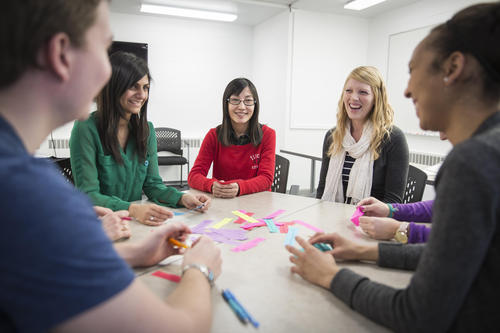
#> input picture ipynb/Images/Face Detection/img1.jpg, 500 x 333 px, found by its file name
$ jupyter execute 'Face Detection.ipynb'
#> lines starting #> are read from the running program, lines starting #| are printed output that depends on the picture; after the words box and inside, x2 and y2 are one past the last pixel; in counts of white or black regions, pixels touching at a corner belong together
## Requirement
numpy || opencv-utils || opencv-python

[cell 1]
import numpy as np
import cv2
import matplotlib.pyplot as plt

[cell 2]
img_path = r"C:\Users\eakhumb\Documents\Python\Images\Face Detection\img1.jpg"

[cell 3]
image = cv2.imread(img_path)
#> image is the input picture: shape (333, 500, 3); mean B, G, R 126.5, 126.6, 134.8

[cell 4]
grey = cv2.cvtColor(image, cv2.COLOR_BGR2GRAY)
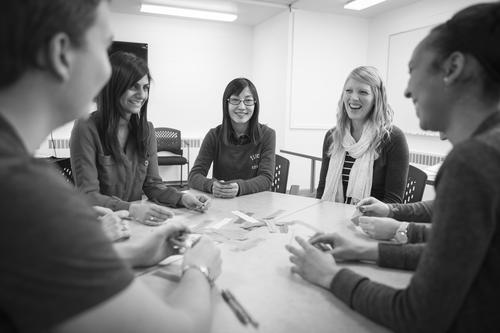
#> grey: shape (333, 500); min 1, max 255, mean 129.1

[cell 5]
facecascade = cv2.CascadeClassifier(cv2.data.haarcascades + "haarcascade_frontalface_default.xml")
faces = facecascade.detectMultiScale(grey)
#> faces = [[125, 75, 30, 30], [223, 87, 35, 35], [336, 76, 40, 40], [403, 115, 60, 60]]

[cell 6]
disimage = image.copy()
for (x, y, w, h) in faces:
    cv2.rectangle(disimage, (x, y), (x + w, y + h), (0, 255, 0), 2)
#> this loop made 4 passes
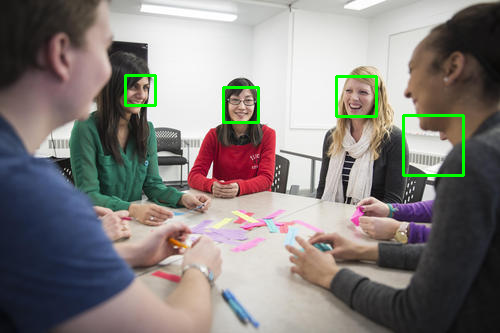
#> disimage: shape (333, 500, 3); 1.18% of pixels changed, all inside (x1, y1, x2, y2) = (124, 74, 465, 177)
plt.imshow(disimage)

[cell 7]
image = cv2.imread(r"C:\Users\eakhumb\Documents\Python\Images\Face Detection\face3.jpg")
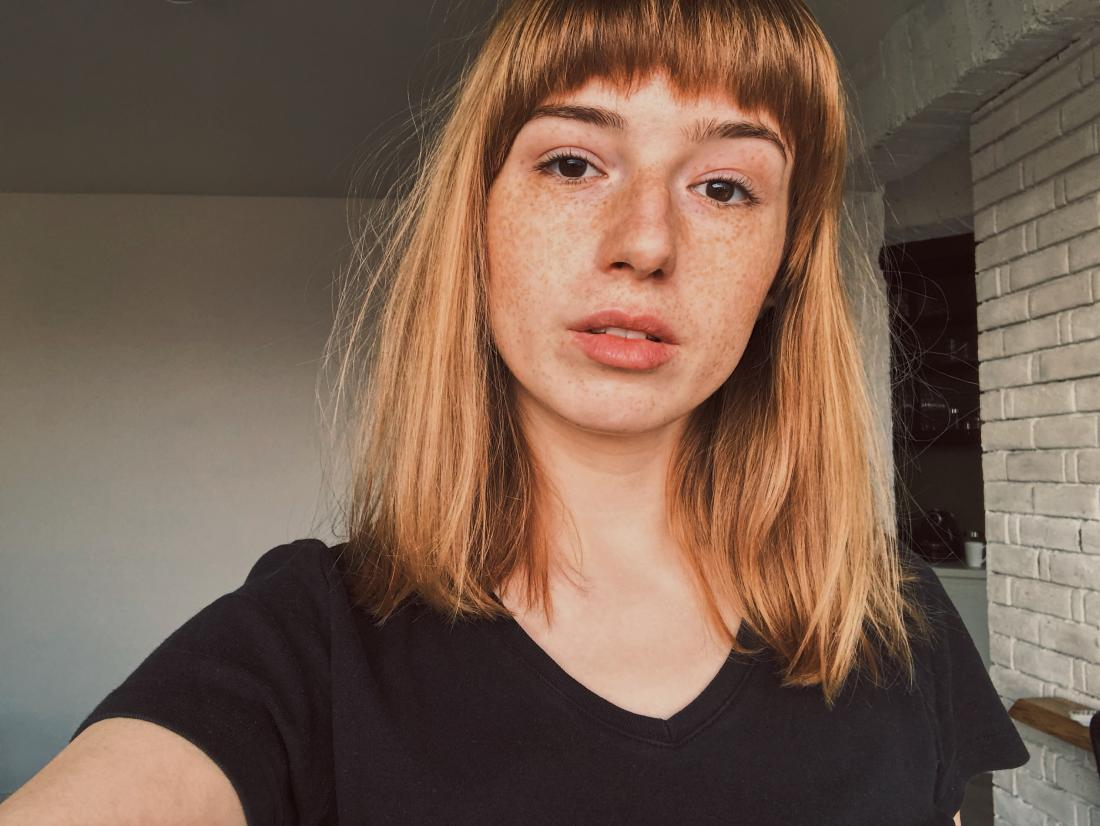
#> input picture ipynb/Images/Face Detection/face3.jpg, 1100 x 826 px, found by its file name
#> image is the input picture: shape (826, 1100, 3); mean B, G, R 79.7, 94.9, 118.9
grey = cv2.cvtColor(image, cv2.COLOR_BGR2GRAY)
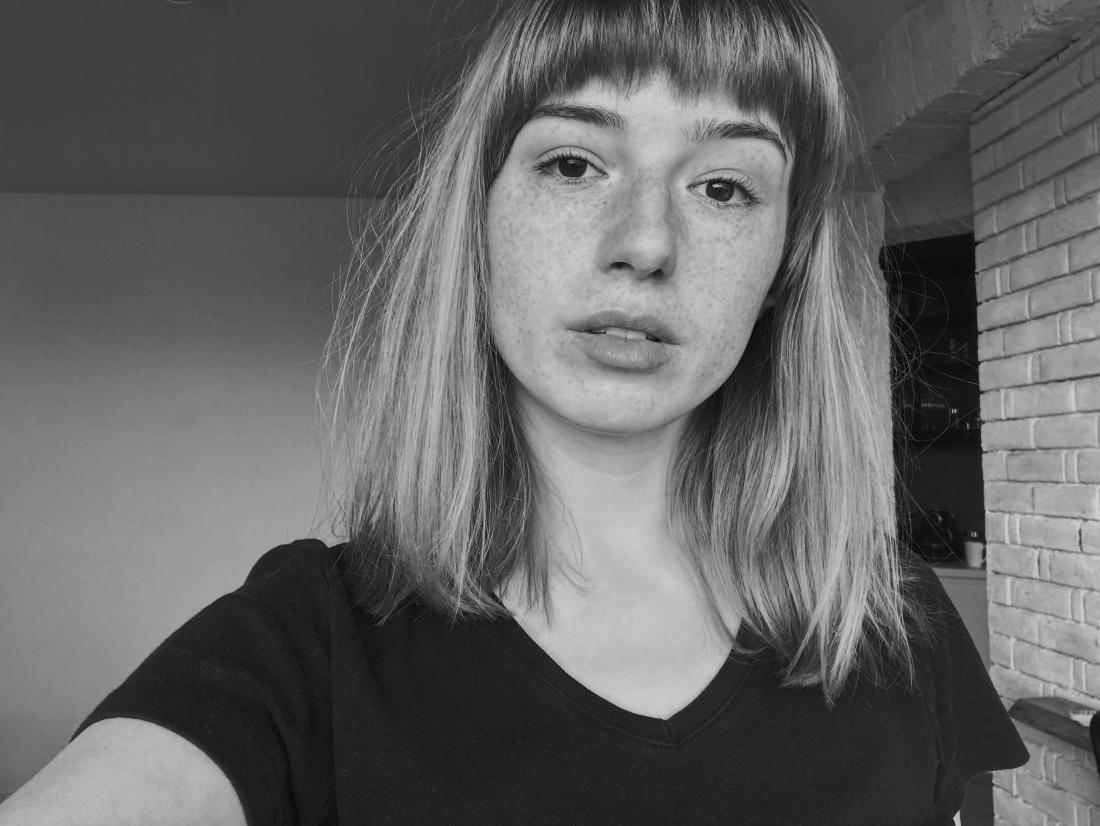
#> grey: shape (826, 1100); min 2, max 214, mean 100.4
eyecascade = cv2.CascadeClassifier(cv2.data.haarcascades + "haarcascade_eye.xml")
eyeglassescascade = cv2.CascadeClassifier(cv2.data.haarcascades + "haarcascade_eye_tree_eyeglasses.xml")
eyes = eyecascade.detectMultiScale(grey, scaleFactor=1.3, minNeighbors=1, minSize=(60,60))
#> eyes = [[517, 119, 99, 99], [667, 141, 97, 97], [560, 270, 125, 125]]

[cell 8]
disimage = image.copy()
for (x, y, w, h) in eyes:
    cv2.rectangle(disimage, (x, y), (x + w, y + h), (0, 255, 0), 2)
#> this loop made 3 passes
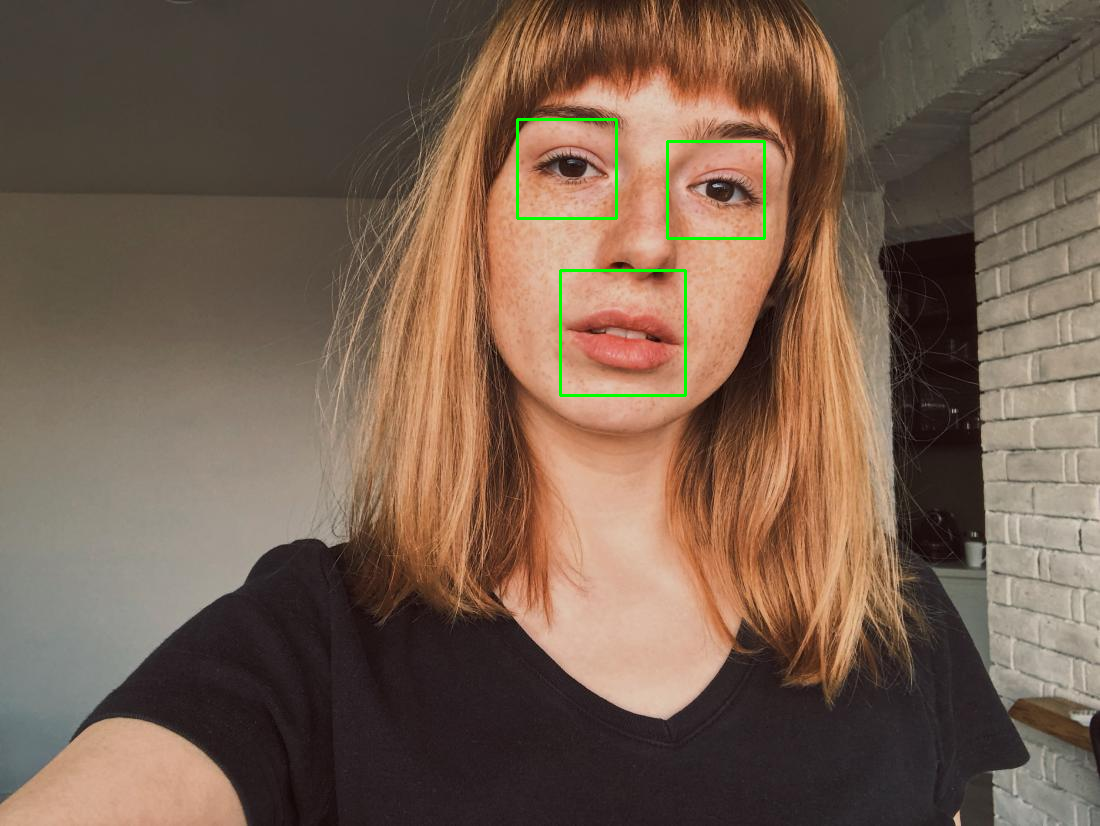
#> disimage: shape (826, 1100, 3); 0.42% of pixels changed, all inside (x1, y1, x2, y2) = (516, 118, 766, 397)
plt.imshow(disimage)
